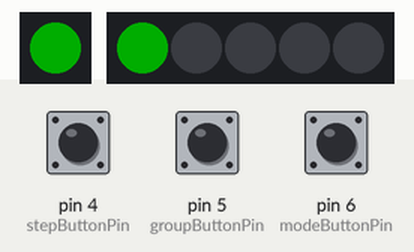
Recording of a sketch running on a simulated Arduino Uno, built with avr-gcc and run on an emulated ATmega328P. On the bench: 1 RGB LEDs in strip order, left to right, 5 RGB LEDs in strip order, left to right. The inputs (shaded band) are chosen by the test bench; at power-on: pin 4 (stepButtonPin) LOW, pin 5 (groupButtonPin) LOW, pin 6 (modeButtonPin) LOW. Dim RGB values are drawn brighter than linear; colours are those a GRB WS2812 strip shows for the declared byte order; random numbers use the default seed unless the sketch sets one.

Above: at 1.2 s.
1.3 s: pin 4 (stepButtonPin) pulled HIGH for 0.15 s
At 2.1 s:
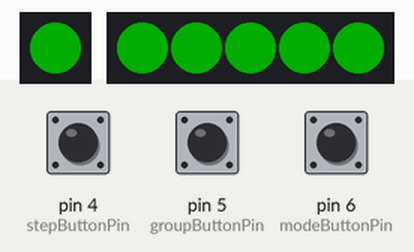
2.9 s: pin 5 (groupButtonPin) pulled HIGH for 0.15 s
At 4.1 s:
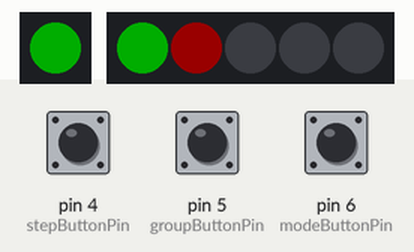
4.5 s: pin 6 (modeButtonPin) pulled HIGH for 0.15 s
At 5.4 s:
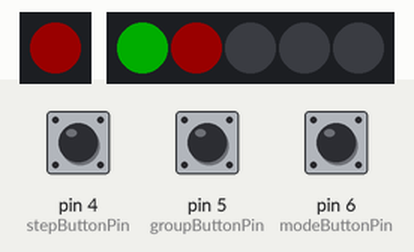
6.1 s: pin 4 (stepButtonPin) pulled HIGH for 1 s
At 7.5 s:
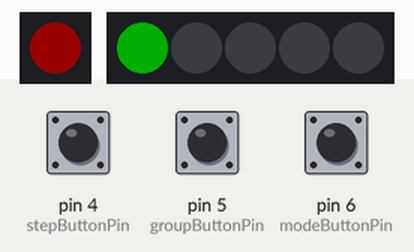
8.6 s: pin 5 (groupButtonPin) pulled HIGH for 1 s
At 9.9 s:
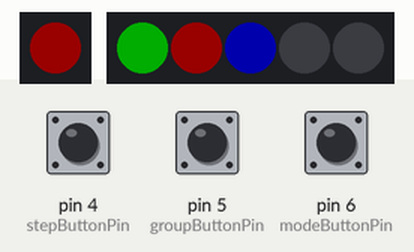
11.1 s: pin 6 (modeButtonPin) pulled HIGH for 1 s
At 11.8 s:
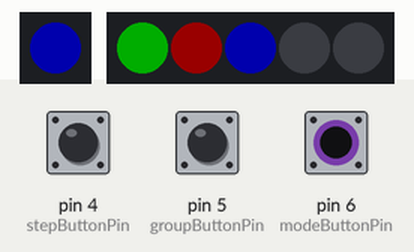
Timing chart, 0 to 14.1 s (numbered marks = the images above; inputs shaded):
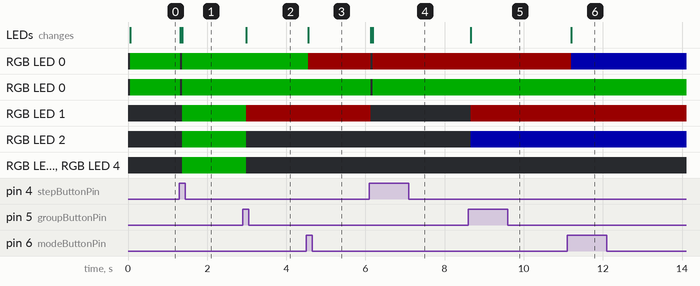

The sketch:

main.ino
```cpp
#include <FastLED.h>

// pin definitions
#define MODE_LEDS_DATA_PIN 3
#define GROUP_LEDS_DATA_PIN 2
const int modeButtonPin = 6;
const int groupButtonPin = 5;
const int stepButtonPin = 4;

// global variables
#define MODE_LEDS 1
#define GROUP_LEDS 5
bool lastModeButton = false;
bool lastGroupButton = false;
bool lastStepButton = false;

const int modes = 3;
int mode = -1;

int group = -1;
int modeRandomGroupData[GROUP_LEDS];
int modeRandomGroupIndex = 0;
int modeRandomGroupCounter = 0;

CRGB colors[5] = {CRGB::Red, CRGB::Green, CRGB::Blue, CRGB::Cyan, CRGB::Yellow};

CRGB mode_leds[MODE_LEDS];
CRGB group_leds[GROUP_LEDS];

int modeYesNoChance = 50;
int modeGroupGroup = -1;
bool yes;

// function declarations
void shuffleArray(int* array, int size);
int modAdvance(int number, int mod);
void advanceMode();
void advanceGroup();
bool modeYesNo();
void modeGroup(int number);
int modeRandomGroup();
void clearLeds();
void step();

void setup() {
  FastLED.addLeds<WS2812B, MODE_LEDS_DATA_PIN, RGB>(mode_leds, MODE_LEDS);
  FastLED.addLeds<WS2812B, GROUP_LEDS_DATA_PIN, RGB>(group_leds, GROUP_LEDS);
  FastLED.setBrightness(50);

  randomSeed(analogRead(A0));

  advanceMode();
  advanceGroup();
  for (int i = 0; i < GROUP_LEDS; i++) {
    modeRandomGroupData[i] = i;
  }
  shuffleArray(modeRandomGroupData, GROUP_LEDS);
}

int modAdvance(int number, int mod) {
  return (number + 1) % mod;
}

void advanceMode() {
  mode = modAdvance(mode, modes);
  mode_leds[0] = colors[mode];
}

void advanceGroup() {
  group = modAdvance(group, GROUP_LEDS);
  for (int i = 0; i < GROUP_LEDS; i++) {
    group_leds[i] = i <= group ? colors[i] : CRGB::Black;
  }
}

bool modeYesNo() {
  const int number = random(0, 100);
  if (number < modeYesNoChance) {
    modeYesNoChance -= 10;
    return false;
  } else {
    modeYesNoChance = 50;
    return true;
  }
}

void modeGroup(int number) {
  if (number == -2) {
    modeGroupGroup = modAdvance(modeGroupGroup, group + 1);
    number = modeGroupGroup;
  }
  for (int i = 0; i < GROUP_LEDS; i++) {
    group_leds[i] = i == number ? colors[i] : CRGB::Black;
  }
}

void shuffleArray(int* array, int size) {
  if (group == 1) return;
  for (int i = size - 1; i > 0; i--) {
    int j = random(i + 1);
    int temp = array[i];
    array[i] = array[j];
    array[j] = temp;
  }
}

int modeRandomGroup() {
  if (group == 0) {
    return 0;
  }
  if (modeRandomGroupCounter > group) {
    shuffleArray(modeRandomGroupData, GROUP_LEDS);
    modeRandomGroupCounter = 0;
    modeRandomGroupIndex = -1;
  }
  do {
    modeRandomGroupIndex = modAdvance(modeRandomGroupIndex, GROUP_LEDS);
  } while (modeRandomGroupData[modeRandomGroupIndex] > group);

  modeRandomGroupCounter++;
  return modeRandomGroupData[modeRandomGroupIndex];
}

void clearLeds() {
  FastLED.clear();
  FastLED.show();
  mode_leds[0] = colors[mode];
}

void step() {
  clearLeds();
  switch(mode) {
    case 0:
      yes = modeYesNo();
      for (int i = 0; i < GROUP_LEDS; i++) {
          group_leds[i] = yes ? colors[0] : colors[1];
      }
      break;
    case 1:
      modeGroup(-2);
      break;
    case 2:
      modeGroup(modeRandomGroup());
      break;
  }
}

void loop() {
  const bool modeButton = digitalRead(modeButtonPin);
  if (modeButton != lastModeButton && modeButton) {
    advanceMode();

    modeGroupGroup = -1;
    modeRandomGroupCounter = GROUP_LEDS;
    modeYesNoChance = 50;
  }
  lastModeButton = modeButton;

  const bool groupButton = digitalRead(groupButtonPin);
  if (groupButton != lastGroupButton && groupButton) {
    advanceGroup();

    modeGroupGroup = -1;
    modeRandomGroupCounter = GROUP_LEDS;
    modeYesNoChance = 50;
  }
  lastGroupButton = groupButton;

  const bool stepButton = digitalRead(stepButtonPin);
  if (stepButton != lastStepButton && stepButton) {
    step();
  }
  lastStepButton = stepButton;

  delay(50);
  FastLED.show();
}
```

Measured:
- after the input at 1.3 s, RGB LED 0, RGB LED 0: RGB(0, 50, 0) → off at once, → RGB(0, 50, 0) 0.05 s later; RGB LED 1–4: off → RGB(0, 50, 0) after 0.07 s; the LEDs: first change at once (image 1 shows a later state)
- after the input at 2.9 s, RGB LED 1: RGB(0, 50, 0) → RGB(25, 0, 0) after 0.09 s; RGB LED 2–4: RGB(0, 50, 0) → off after 0.09 s; the LEDs: change after 0.09 s (image 2)
- after the input at 4.5 s, RGB LED 0: RGB(0, 50, 0) → RGB(25, 0, 0) after 0.06 s
- after the input at 6.1 s, RGB LED 0: RGB(25, 0, 0) → off at once, → RGB(25, 0, 0) 0.05 s later; RGB LED 0: RGB(0, 50, 0) → off at once, → RGB(0, 50, 0) 0.05 s later; RGB LED 1: RGB(25, 0, 0) → off at once; the LEDs: first change at once (image 4 shows a later state)
- after the input at 8.6 s, RGB LED 1: off → RGB(25, 0, 0) after 0.06 s; RGB LED 2: off → RGB(0, 0, 50) after 0.06 s; the LEDs: change after 0.06 s (image 5)
- after the input at 11.1 s, RGB LED 0: RGB(25, 0, 0) → RGB(0, 0, 50) after 0.10 s
